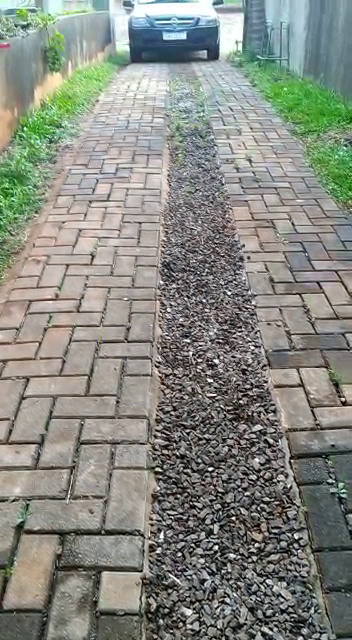
#> input picture frame 41 of processing/veilce_detect/video_palca_nova.mp4, 352 x 640 px
$ python veicleDetectOK.py
#> lines starting #> are read from the running program, lines starting #| are printed output that depends on the picture
import cv2
import numpy as np
from time import sleep
import webcolors
import time
from matplotlib import pyplot as plt
from PIL import Image
import segment_image
from urllib.request import urlopen

# Plate detect
# --------------------------------------------------------------------


def cropImage(image, rect):
    x, y, w, h = computeSafeRegion(image.shape, rect)
    return image[y:y + h, x:x + w]


# [160 lines left out: functions computeSafeRegion, cropImageContorn, findCorBlueInPlate, grayscalePlate, getPlate, not called in this run]


# Veicle detect
# ----------------------------------------------------------------
largura_min = 160  # Largura minima do retangulo
altura_min = 70  # Altura minima do retangulo

offset = 6  # Erro permitido entre pixel

# pos_linha = 320  # Posição da linha de contagem
pos_linha = 185  # Posição da linha de contagem

delay = 60  # FPS do vídeo

detec = []
carros = 0


# [6 lines left out: function pega_centro, not called in this run]


# cap = cv2.VideoCapture('video_brasa_garagem.mp4')
cap = cv2.VideoCapture('video_palca_nova.mp4')
subtracao = cv2.bgsegm.createBackgroundSubtractorMOG()
ok = True
while True:
    ret, frame1 = cap.read()
#> frame1 is the input picture: shape (640, 352, 3); mean B, G, R 129.7, 137.8, 134.3
    frame1 = cv2.rotate(frame1, cv2.ROTATE_90_COUNTERCLOCKWISE)
#> frame1: shape (352, 640, 3)
    frame1 = cv2.rotate(frame1, cv2.ROTATE_90_COUNTERCLOCKWISE)
#> frame1: shape (640, 352, 3)
    frame1 = cv2.rotate(frame1, cv2.ROTATE_90_COUNTERCLOCKWISE)
#> frame1: shape (352, 640, 3)
    ret2, frameaux = cap.read()
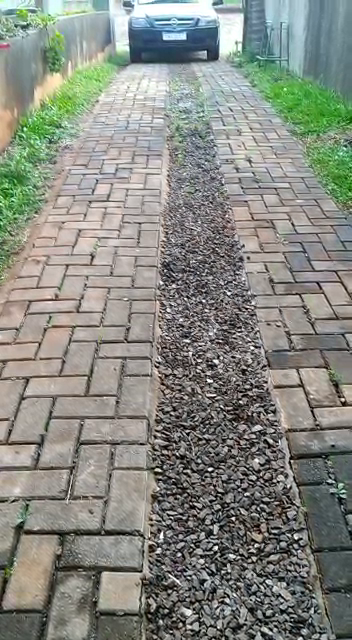
#> input picture frame 42 of processing/veilce_detect/video_palca_nova.mp4, 352 x 640 px
#> frameaux is the input picture: shape (640, 352, 3); mean B, G, R 129.8, 137.9, 134.4
    frameaux = cv2.rotate(frameaux, cv2.ROTATE_90_COUNTERCLOCKWISE)
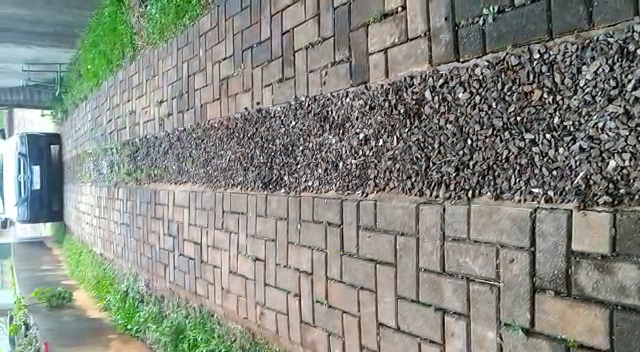
#> frameaux: shape (352, 640, 3); mean B, G, R 129.8, 137.9, 134.4
    frameaux = cv2.rotate(frameaux, cv2.ROTATE_90_COUNTERCLOCKWISE)
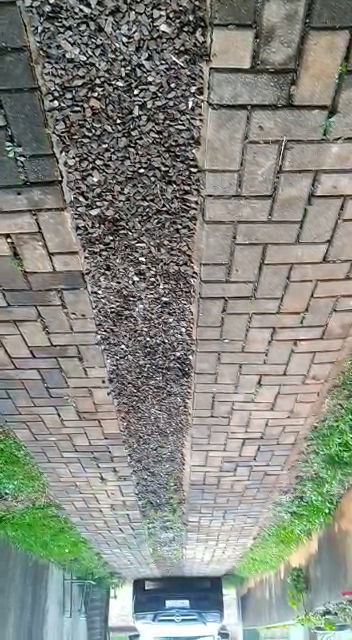
#> frameaux: shape (640, 352, 3); mean B, G, R 129.8, 137.9, 134.4
    frameaux = cv2.rotate(frameaux, cv2.ROTATE_90_COUNTERCLOCKWISE)
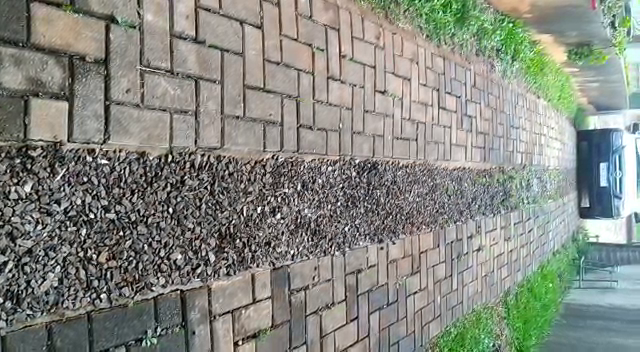
#> frameaux: shape (352, 640, 3); mean B, G, R 129.8, 137.9, 134.4
    tempo = float(1 / delay)
    # sleep(tempo)
    if frame1 is None:
        break
    grey = cv2.cvtColor(frame1, cv2.COLOR_BGR2GRAY)
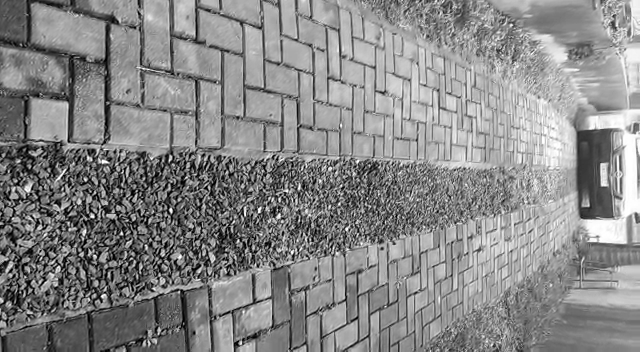
#> grey: shape (352, 640); min 0, max 255, mean 135.8
    blur = cv2.GaussianBlur(grey, (3, 3), 5)
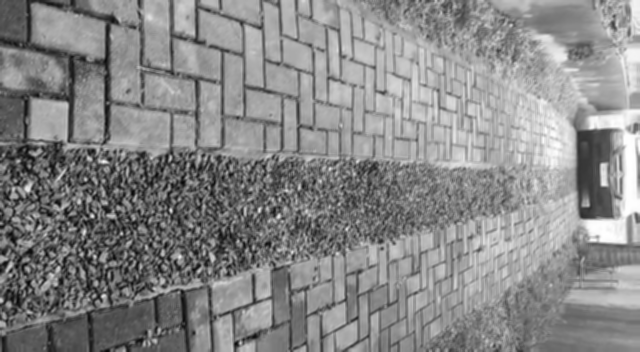
#> blur: shape (352, 640); min 6, max 255, mean 135.8
    img_sub = subtracao.apply(blur)
#> img_sub: shape (352, 640); every value is 0
    dilat = cv2.dilate(img_sub, np.ones((5, 5)))
    kernel = cv2.getStructuringElement(cv2.MORPH_ELLIPSE, (5, 5))
    dilatada = cv2.morphologyEx(dilat, cv2.MORPH_CLOSE, kernel)
    dilatada = cv2.morphologyEx(dilatada, cv2.MORPH_CLOSE, kernel)

    contorno, h = cv2.findContours(dilatada, cv2.RETR_TREE,
                                   cv2.CHAIN_APPROX_SIMPLE)
#> contorno = []; h = None

    cv2.line(frame1, (10, pos_linha), (320, pos_linha), (255, 127, 0), 3)
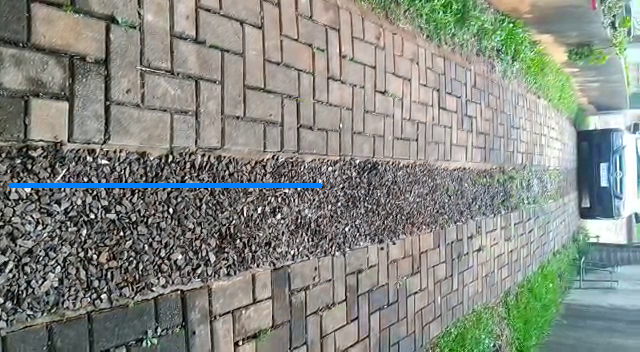
#> frame1: shape (352, 640, 3); mean B, G, R 130.8, 138, 133.7

    for (i, c) in enumerate(contorno):
        (x, y, w, h) = cv2.boundingRect(c)
        area = cv2.contourArea(c)
        # validar_contorno = (w >=
        #                     largura_min) and (w <= largura_min * 1.2) and (
        #                         h >= altura_min) and (h <= altura_min * 1.2)
        validar_contorno = (w >= largura_min) and (h >= altura_min)
        if not validar_contorno:
            continue

        cv2.rectangle(frame1, (x, y), (x + w, y + h), (0, 255, 0), 2)
        centro = pega_centro(x, y, w, h)
        detec.append(centro)
        cv2.circle(frame1, centro, 4, (0, 0, 255), -1)

        for (x, y) in detec:
            if (ok):
                if y < (pos_linha + offset) and y > (pos_linha - offset):
                    carros += 1
                    cv2.line(frame1, (10, pos_linha), (320, pos_linha),
                             (0, 127, 255), 3)
                    detec.remove((x, y))
                    cv2.imshow("Achoiu", frameaux)
                    getPlate(frameaux)
                    ok = False

    cv2.imshow("Video Original", frameaux)
    if cv2.waitKey(1) == 27:
#> (key Esc is pressed here)
        break

ok = True
cv2.destroyAllWindows()
cap.release()

$ run again, starting later in the video
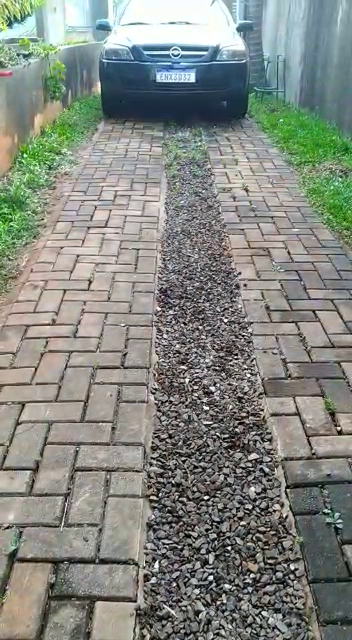
#> input picture frame 186 of processing/veilce_detect/video_palca_nova.mp4, 352 x 640 px
#> frame1 is the input picture: shape (640, 352, 3); mean B, G, R 129, 135.9, 131.2
#> `blur = cv2.GaussianBlur(grey, (3, 3), 5)`:
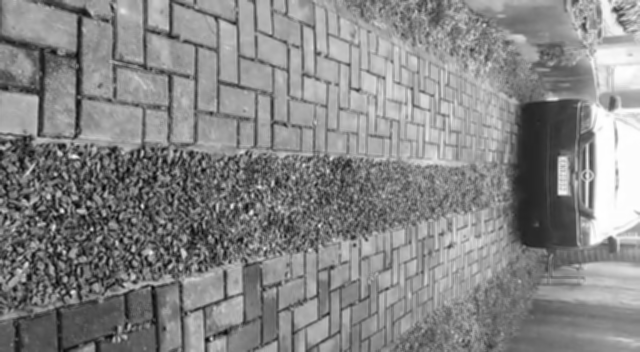
#> blur: shape (352, 640); min 6, max 255, mean 133.7
#> img_sub: shape (352, 640); every value is 0
#> contorno = []; h = None
#> `cv2.line(frame1, (10, pos_linha), (320, pos_linha), (255, 127, 0), 3)`:
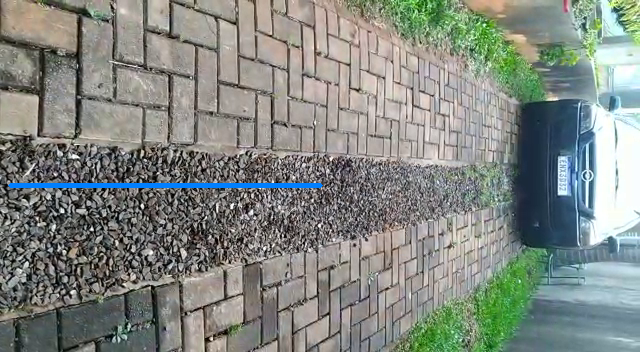
#> frame1: shape (352, 640, 3); mean B, G, R 130.1, 136.1, 130.5
